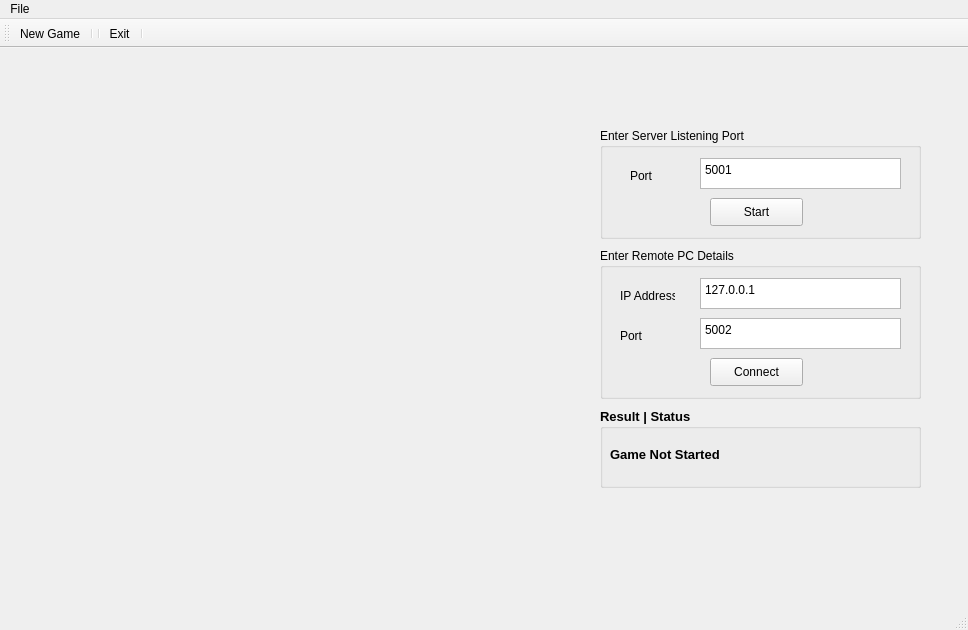
<?xml version="1.0" encoding="UTF-8"?>
<ui version="4.0">
 <class>TicTacToeMainWindow</class>
 <widget class="QMainWindow" name="TicTacToeMainWindow">
  <property name="geometry">
   <rect>
    <x>0</x>
    <y>0</y>
    <width>968</width>
    <height>630</height>
   </rect>
  </property>
  <property name="windowTitle">
   <string>TicTacToeMainWindow</string>
  </property>
  <widget class="QWidget" name="centralwidget">
   <widget class="QGroupBox" name="groupBox">
    <property name="geometry">
     <rect>
      <x>600</x>
      <y>80</y>
      <width>321</width>
      <height>111</height>
     </rect>
    </property>
    <property name="title">
     <string>Enter Server Listening Port</string>
    </property>
    <widget class="QPlainTextEdit" name="plainTextEditPort">
     <property name="geometry">
      <rect>
       <x>100</x>
       <y>30</y>
       <width>201</width>
       <height>31</height>
      </rect>
     </property>
     <property name="plainText">
      <string>5001</string>
     </property>
    </widget>
    <widget class="QPushButton" name="pushButtonStart">
     <property name="geometry">
      <rect>
       <x>110</x>
       <y>70</y>
       <width>93</width>
       <height>28</height>
      </rect>
     </property>
     <property name="text">
      <string>Start</string>
     </property>
    </widget>
    <widget class="QLabel" name="label_3">
     <property name="geometry">
      <rect>
       <x>30</x>
       <y>40</y>
       <width>55</width>
       <height>16</height>
      </rect>
     </property>
     <property name="text">
      <string>Port</string>
     </property>
    </widget>
   </widget>
   <widget class="QGroupBox" name="groupBox_2">
    <property name="geometry">
     <rect>
      <x>600</x>
      <y>200</y>
      <width>321</width>
      <height>151</height>
     </rect>
    </property>
    <property name="title">
     <string>Enter Remote PC Details</string>
    </property>
    <widget class="QPlainTextEdit" name="plainTextEditRemoteIPAddr">
     <property name="geometry">
      <rect>
       <x>100</x>
       <y>30</y>
       <width>201</width>
       <height>31</height>
      </rect>
     </property>
     <property name="plainText">
      <string>127.0.0.1</string>
     </property>
    </widget>
    <widget class="QPushButton" name="pushButtonConnect">
     <property name="geometry">
      <rect>
       <x>110</x>
       <y>110</y>
       <width>93</width>
       <height>28</height>
      </rect>
     </property>
     <property name="text">
      <string>Connect</string>
     </property>
    </widget>
    <widget class="QLabel" name="label">
     <property name="geometry">
      <rect>
       <x>20</x>
       <y>40</y>
       <width>55</width>
       <height>16</height>
      </rect>
     </property>
     <property name="text">
      <string>IP Address</string>
     </property>
    </widget>
    <widget class="QPlainTextEdit" name="plainTextEditRemotePort">
     <property name="geometry">
      <rect>
       <x>100</x>
       <y>70</y>
       <width>201</width>
       <height>31</height>
      </rect>
     </property>
     <property name="plainText">
      <string>5002</string>
     </property>
    </widget>
    <widget class="QLabel" name="label_2">
     <property name="geometry">
      <rect>
       <x>20</x>
       <y>80</y>
       <width>55</width>
       <height>16</height>
      </rect>
     </property>
     <property name="text">
      <string>Port</string>
     </property>
    </widget>
   </widget>
   <widget class="QGroupBox" name="groupBox_3">
    <property name="geometry">
     <rect>
      <x>600</x>
      <y>360</y>
      <width>321</width>
      <height>80</height>
     </rect>
    </property>
    <property name="font">
     <font>
      <pointsize>10</pointsize>
      <weight>75</weight>
      <bold>true</bold>
     </font>
    </property>
    <property name="title">
     <string>Result | Status</string>
    </property>
    <widget class="QLabel" name="labelResult">
     <property name="geometry">
      <rect>
       <x>10</x>
       <y>36</y>
       <width>291</width>
       <height>20</height>
      </rect>
     </property>
     <property name="text">
      <string>Game Not Started</string>
     </property>
    </widget>
   </widget>
  </widget>
  <widget class="QMenuBar" name="menubar">
   <property name="geometry">
    <rect>
     <x>0</x>
     <y>0</y>
     <width>968</width>
     <height>26</height>
    </rect>
   </property>
   <widget class="QMenu" name="menuFile">
    <property name="title">
     <string>File</string>
    </property>
    <addaction name="actionNew_Game"/>
    <addaction name="actionExit"/>
   </widget>
   <addaction name="menuFile"/>
  </widget>
  <widget class="QStatusBar" name="statusbar"/>
  <widget class="QToolBar" name="toolBar">
   <property name="windowTitle">
    <string>toolBar</string>
   </property>
   <attribute name="toolBarArea">
    <enum>TopToolBarArea</enum>
   </attribute>
   <attribute name="toolBarBreak">
    <bool>false</bool>
   </attribute>
   <addaction name="actionNew_Game"/>
   <addaction name="separator"/>
   <addaction name="separator"/>
   <addaction name="actionExit"/>
   <addaction name="separator"/>
  </widget>
  <action name="actionNew_Game">
   <property name="icon">
    <iconset resource="Resource.qrc">
     <normaloff>:/rec/image/tic-tac-toe.png</normaloff>:/rec/image/tic-tac-toe.png</iconset>
   </property>
   <property name="text">
    <string>New Game</string>
   </property>
  </action>
  <action name="actionExit">
   <property name="icon">
    <iconset resource="Resource.qrc">
     <normaloff>:/rec/image/button.png</normaloff>:/rec/image/button.png</iconset>
   </property>
   <property name="text">
    <string>Exit</string>
   </property>
  </action>
 </widget>
 <resources>
  <include location="Resource.qrc"/>
 </resources>
 <connections>
  <connection>
   <sender>actionExit</sender>
   <signal>triggered()</signal>
   <receiver>TicTacToeMainWindow</receiver>
   <slot>close()</slot>
   <hints>
    <hint type="sourcelabel">
     <x>-1</x>
     <y>-1</y>
    </hint>
    <hint type="destinationlabel">
     <x>515</x>
     <y>314</y>
    </hint>
   </hints>
  </connection>
  <connection>
   <sender>actionNew_Game</sender>
   <signal>triggered()</signal>
   <receiver>pushButtonConnect</receiver>
   <slot>click()</slot>
   <hints>
    <hint type="sourcelabel">
     <x>-1</x>
     <y>-1</y>
    </hint>
    <hint type="destinationlabel">
     <x>826</x>
     <y>349</y>
    </hint>
   </hints>
  </connection>
 </connections>
</ui>
